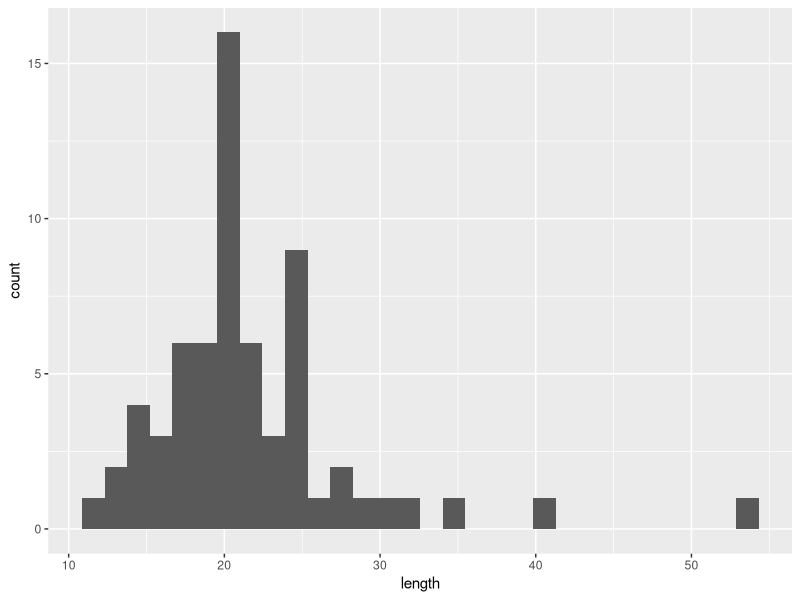
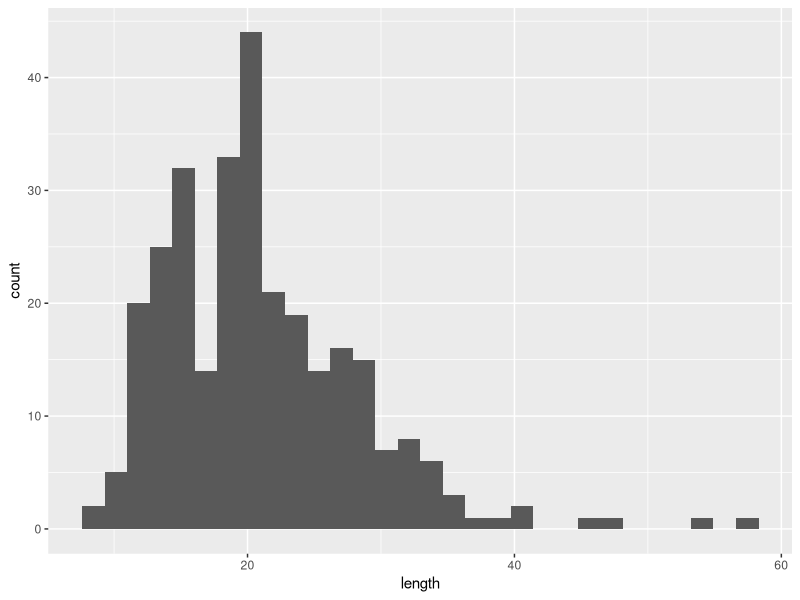

Source code (R) for these figures, in order:
## ---- chunk 1
library(readr)
library(ggplot2)
library (tidyverse)

data <- read_csv('./analysis/data/raw_data/database.csv')

chisq.test(data$typology, data$material )

table(data$typology, data$material)
data_combined<- as.data.frame(table(data$material, data$material))
data_combined<- data_combined %>% 
  pivot_wider(names_from = Var2, values_from = Freq) %>% 
  mutate(Q=Q1+ Q2+ Q3+Q4) %>% 
  select(Var1, BJ, GJ, RJ, Q)




data %>% 
  filter(typology %in% c('blade', 'f_blade')) %>% 
  ggplot(aes(x=length)) + geom_histogram()

tab_count<- data %>% 
  group_by(typology) %>% 
  summarise(counts=n()) %>% 
  mutate('%'= counts/sum(counts)*100, digits=2)

print(tab_count)


ggplot(data, aes(x=length)) + geom_histogram()


